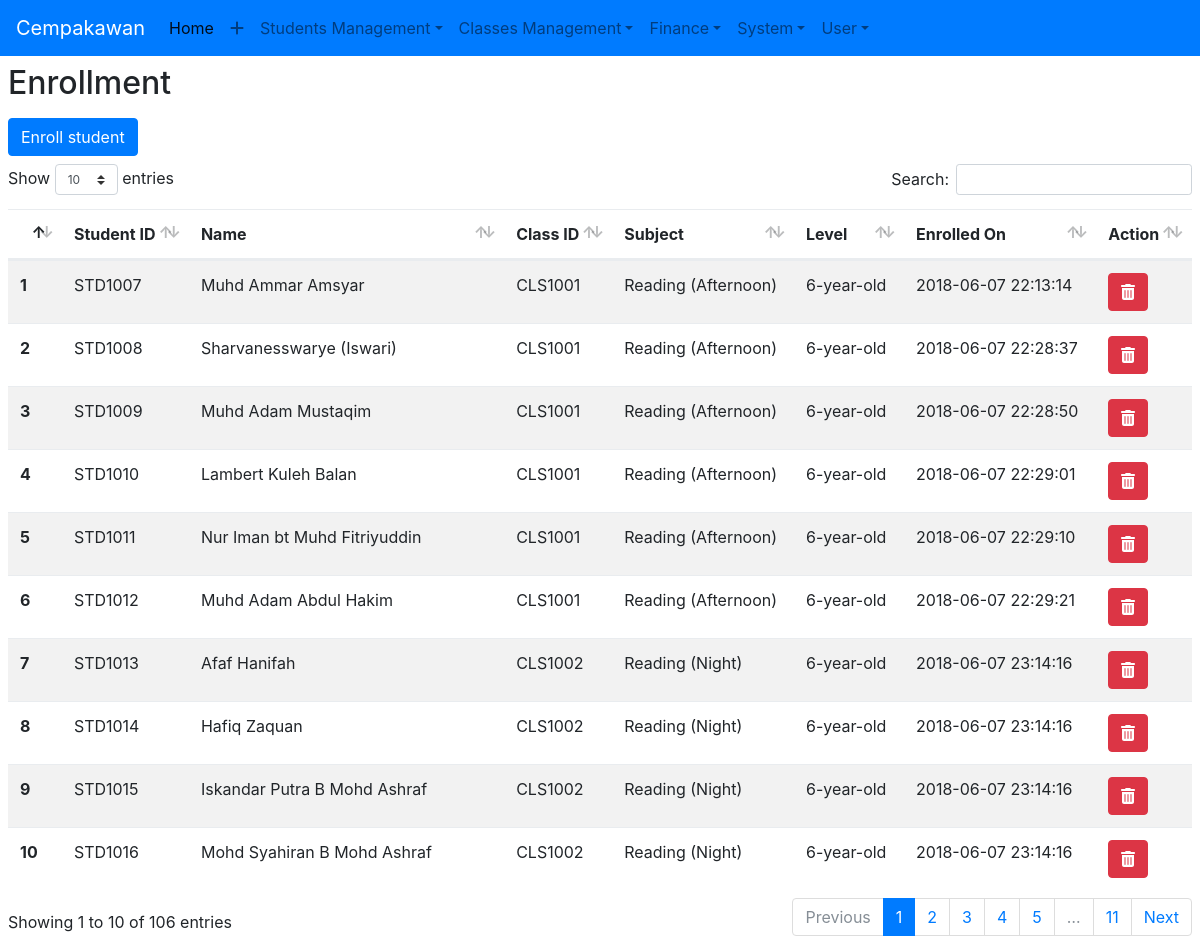
The page /enrollment (signed in) on the database its author committed.
### tables this page shows
CREATE TABLE `enrolls` (
  `id` int(11) NOT NULL AUTO_INCREMENT,
  `student` int(11) NOT NULL,
  `class` int(11) NOT NULL,
  `fee` int(11) NOT NULL,
  `status` varchar(10) NOT NULL DEFAULT 'active',
  `registered_on` timestamp NOT NULL DEFAULT CURRENT_TIMESTAMP ON UPDATE CURRENT_TIMESTAMP,
  PRIMARY KEY (`id`)
);

### view-enrollment.php (the view, shortened to what this page needs)
<main class="m-2">
	<h2>Enrollment</h2>
	<div>
		<a href="enroll-student" class="btn btn-primary my-2">Enroll student</a>
	</div>
	<table class="table table-hover table-striped w-100 datatable">
		<thead>
			<tr>
				<th></th>
				<th>Student ID</th>
				<th>Name</th>
				<th>Class ID</th>
				<th>Subject</th>
				<th>Level</th>
				<th>Enrolled On</th>
				<th>Action</th>
			</tr>
		</thead>
		<tbody>
			<?php
				$i = 0;
				$run = $conn->query("SELECT *,(SELECT name FROM students WHERE students.id = enrolls.student) as name,(SELECT subject FROM classes WHERE classes.id = enrolls.class) AS subject,(SELECT name FROM levels WHERE id = (SELECT level FROM classes WHERE classes.id = enrolls.class)) AS level_name FROM enrolls");
				while ( $row = $run->fetch_assoc() ){
					$i++;
			?>
				<tr>
					<th><?php echo($i) ?></th>
					<td>STD<?php echo 1000+$row['id'] ?></td>
					<td><?php echo $row['name'] ?></td>
					<td>CLS<?php echo 1000+$row['class'] ?></td>
					<td><?php echo $row['subject'] ?></td>
					<td><?php echo $row['level_name'] ?></td>
					<td><?php echo $row['registered_on'] ?></td>
					<td>
						<div class="btn-group">
							<button title="Remove from class" class="hastooltip btn btn-danger" data-toggle="modal" data-target="remove-student"><i class="fas fa-trash-alt"></i></button>
						</div>
					</td>
				</tr>
			<?php } ?>
		</tbody>
	</table>
</main>

### index.php (shortened to what this page needs)
<!DOCTYPE html>
<html>
<head>
	<link rel="stylesheet" href="vendor/bootstrap/css/bootstrap.min.css">
	<link rel="stylesheet" type="text/css" href="vendor/datatables/datatables.css">
	<link href="vendor/select2/select2.min.css" rel="stylesheet" />
	<link rel="stylesheet" type="text/css" href="vendor/daterangepicker/daterangepicker.css" />
	<link rel="stylesheet" type="text/css" href="vendor/fullcalendar/fullcalendar.min.css">
	<link rel="stylesheet" type="text/css" href="vendor/fullcalendar/fullcalendar.print.css">
</head>
<body>
	<?php
		if( !isset($_SESSION['user']['id']) ){
			if( !isset($_GET['m']) ){
				include 'view-login.php';
			}else{
				switch ($_GET['m']) {
					case 'register':
						include 'view-register-user.php';
						break;
					case 'forgot-password':
						include 'view-forgot-password.php';
						break;
					default:
						include 'view-login.php';
				}
			}
		}else{
			if( !isset( $_SESSION['user']['locked'] ) OR $_SESSION['user']['locked'] == FALSE ){
				include('navbar.php');
				if ( !isset($_GET['m']) ) {
					include 'view-homepage.php';
				}else{
					if( $_GET['m'] == '' ){
						include 'view-homepage.php';
					}else{
						include 'view-'.$_GET['m'].'.php';
					}
				}
			}else{
				include 'view-locked-user.php';
			}
		}
	?>
</body>
</html>

### navbar.php (shortened to what this page needs)
<nav class="navbar navbar-expand-lg navbar-light bg-primary">
	<a class="navbar-brand text-white" href="index.php">Cempakawan</a>
	<div class="collapse navbar-collapse" id="navbarSupportedContent">
	<ul class="navbar-nav mr-auto">
		<li class="nav-item active">
		<a class="nav-link" href=" index.php">Home <span class="sr-only">(current)</span></a>
		</li>
		<li class="nav-item dropdown">
		<a class="nav-link" data-toggle="dropdown" href="#" role="button" aria-haspopup="true" aria-expanded="false"><i class="fas fa-plus"></i></a>
		</li>
		<li class="nav-item dropdown">
		<a class="nav-link dropdown-toggle" data-toggle="dropdown" href="#" role="button" aria-haspopup="true" aria-expanded="false">Students Management</a>
		</li>
		<li class="nav-item dropdown">
		<a class="nav-link dropdown-toggle" data-toggle="dropdown" href="#" role="button" aria-haspopup="true" aria-expanded="false">Classes Management</a>
		</li>
		<li class="nav-item dropdown">
		<a class="nav-link dropdown-toggle" data-toggle="dropdown" href="#" role="button" aria-haspopup="true" aria-expanded="false">Finance</a>
		</li>
		<li class="nav-item dropdown">
		<a class="nav-link dropdown-toggle" data-toggle="dropdown" href="#" role="button" aria-haspopup="true" aria-expanded="false">System</a>
		</li>
		<li class="nav-item dropdown">
		<a class="nav-link dropdown-toggle" data-toggle="dropdown" href="#" role="button" aria-haspopup="true" aria-expanded="false">User</a>
		</li>
	</ul>
	</div>
</nav>

### index.php (style rules this page uses)
body { zoom: 1; }

### rows shown on the page
enrolls: 1000+$row['id'] "1007", name "Muhd Ammar Amsyar", 1000+$row['class'] "1001", subject "Reading (Afternoon)", level_name "6-year-old", registered_on "2018-06-07 22:13:14"
enrolls: 1000+$row['id'] "1008", name "Sharvanesswarye (Iswari)", 1000+$row['class'] "1001", subject "Reading (Afternoon)", level_name "6-year-old", registered_on "2018-06-07 22:28:37"
enrolls: 1000+$row['id'] "1009", name "Muhd Adam Mustaqim", 1000+$row['class'] "1001", subject "Reading (Afternoon)", level_name "6-year-old", registered_on "2018-06-07 22:28:50"
enrolls: 1000+$row['id'] "1010", name "Lambert Kuleh Balan", 1000+$row['class'] "1001", subject "Reading (Afternoon)", level_name "6-year-old", registered_on "2018-06-07 22:29:01"
enrolls: 1000+$row['id'] "1011", name "Nur Iman bt Muhd Fitriyuddin", 1000+$row['class'] "1001", subject "Reading (Afternoon)", level_name "6-year-old", registered_on "2018-06-07 22:29:10"
enrolls: 1000+$row['id'] "1012", name "Muhd Adam Abdul Hakim", 1000+$row['class'] "1001", subject "Reading (Afternoon)", level_name "6-year-old", registered_on "2018-06-07 22:29:21"
enrolls: 1000+$row['id'] "1013", name "Afaf Hanifah", 1000+$row['class'] "1002", subject "Reading (Night)", level_name "6-year-old", registered_on "2018-06-07 23:14:16"
enrolls: 1000+$row['id'] "1014", name "Hafiq Zaquan", 1000+$row['class'] "1002", subject "Reading (Night)", level_name "6-year-old", registered_on "2018-06-07 23:14:16"
enrolls: 1000+$row['id'] "1015", name "Iskandar Putra B Mohd Ashraf", 1000+$row['class'] "1002", subject "Reading (Night)", level_name "6-year-old", registered_on "2018-06-07 23:14:16"
enrolls: 1000+$row['id'] "1016", name "Mohd Syahiran B Mohd Ashraf", 1000+$row['class'] "1002", subject "Reading (Night)", level_name "6-year-old", registered_on "2018-06-07 23:14:16"
